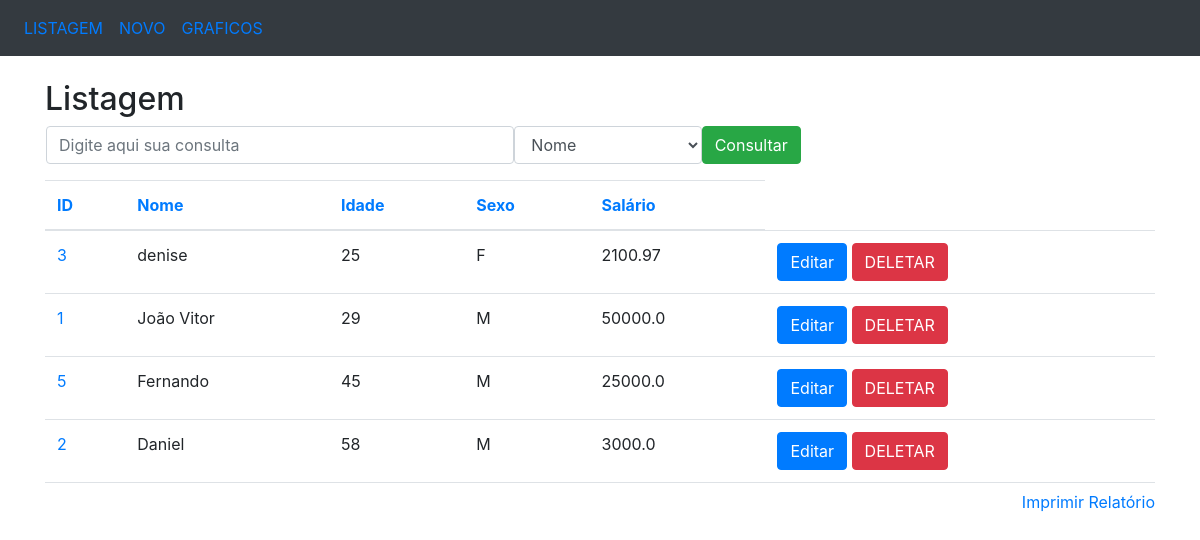
/ordenacao/idade/id, run on the app's committed database.
### app/models/tables.py (models this page shows, shortened)
class Pessoa(db.Model):
    __tablename__ = 'pessoas'
    id = db.Column(db.Integer, primary_key=True)
    nome = db.Column(db.String(50), nullable=False)
    idade = db.Column(db.Integer)
    sexo = db.Column(db.String(1))
    salario = db.Column(db.Float)

### app/controllers/default.py (the view)
@app.route('/ordenacao/<campo>/<ordem_anterior>')
def ordenacao(campo='id', ordem_anterior=''):
    if campo == 'id':
        if ordem_anterior == campo:
            pessoas = Pessoa.query.order_by(Pessoa.id.desc()).all()
        else:
            pessoas = Pessoa.query.order_by(Pessoa.id).all()
    elif campo == 'nome':
        if ordem_anterior == campo:
            pessoas = Pessoa.query.order_by(Pessoa.nome.desc()).all()
        else:
            pessoas = Pessoa.query.order_by(Pessoa.nome).all()
    elif campo == 'idade':
        if ordem_anterior == campo:
            pessoas = Pessoa.query.order_by(Pessoa.idade.desc()).all()
        else:
            pessoas = Pessoa.query.order_by(Pessoa.idade).all()
    elif campo == 'sexo':
        if ordem_anterior == campo:
            pessoas = Pessoa.query.order_by(Pessoa.sexo.desc()).all()
        else:
            pessoas = Pessoa.query.order_by(Pessoa.sexo).all()
    elif campo == 'salario':
        if ordem_anterior == campo:
            pessoas = Pessoa.query.order_by(Pessoa.salario.desc()).all()
        else:
            pessoas = Pessoa.query.order_by(Pessoa.salario).all()
    else:
        pessoas = Pessoa.query.order_by(Pessoa.id).all()
    return render_template('listagem.html', pessoas=pessoas, ordem=campo)

### app/templates/listagem.html (shortened to what this page needs)
<!DOCTYPE html>
<html>
<head>
    <link rel="stylesheet" href="https://maxcdn.bootstrapcdn.com/bootstrap/4.3.1/css/bootstrap.min.css">
</head>
<body>
    <nav class="navbar navbar-expand-sm bg-dark">
        <ul class="navbar-nav">
            <li class="nav-item">
                <a class="nav-link" href="/listagem">LISTAGEM</a>
            </li>
            <li class="nav-item">
                <a class="nav-link" href="/insercao">NOVO</a>
            </li>
            <li class="nav-item">
                <a class="nav-link" href="/graficos">GRAFICOS</a>
            </li>
        </ul>
    </nav>
    <br>
    <div class="container">
        <h2>Listagem</h2>
        <form action="/consulta" method="POST" name="frm_consulta" class="ml-3">
            <div class="form-group">
                <div class="row">
                    <input type="text" class="form-control col-md-5" name="consulta"
                        placeholder="Digite aqui sua consulta">
                    <select class="form-control col-md-2" name="campo">
                        <option value="nome">Nome</option>
                    </select>
                    <button type="submit" class="btn btn-success">Consultar</button>
                </div>
            </div>
        </form>
        <div style="overflow: scroll; height: 310px; width: 100%;" align="center">
            <table class="table">
                <thead>
                    <tr>
                        <th><a href="/ordenacao/id/{{ordem}}">ID</a></th>
                        <th><a href="/ordenacao/nome/{{ordem}}">Nome</a></th>
                        <th><a href="/ordenacao/idade/{{ordem}}">Idade</a></th>
                        <th><a href="/ordenacao/sexo/{{ordem}}">Sexo</a></th>
                        <th><a href="/ordenacao/salario/{{ordem}}">Salário</a></th>
                    </tr>
                </thead>
                <tbody>
                    {% for pessoa in pessoas %}
                    <tr>
                        <td nowrap="true">
                            <a href="/selecao/{{pessoa.id}}">{{pessoa.id}}</a>
                        </td>
                        <td nowrap="true">{{pessoa.nome}}</td>
                        <td nowrap="true">{{pessoa.idade}}</td>
                        <td nowrap="true">{{pessoa.sexo}}</td>
                        <td nowrap="true">{{pessoa.salario}}</td>
                        <td>
                            <a href="/edicao/{{pessoa.id}}" class="btn btn-primary" role="button">Editar</a>
                            <a href="/delecao/{{pessoa.id}}" class="btn btn-danger" role="button">DELETAR</a>
                        </td>
                    </tr>
                    {% endfor %}
                </tbody>
            </table>
        </div>
        <a href="#" style="float: right;" onclick="relatorio()">Imprimir Relatório</a>
    </div>
</body>
</html>

### data on the page
Pessoa: id "3", nome "denise", idade "25", sexo "F", salario "2100.97"
Pessoa: id "1", nome "João Vitor", idade "29", sexo "M", salario "50000.0"
Pessoa: id "5", nome "Fernando", idade "45", sexo "M", salario "25000.0"
Pessoa: id "2", nome "Daniel", idade "58", sexo "M", salario "3000.0"
